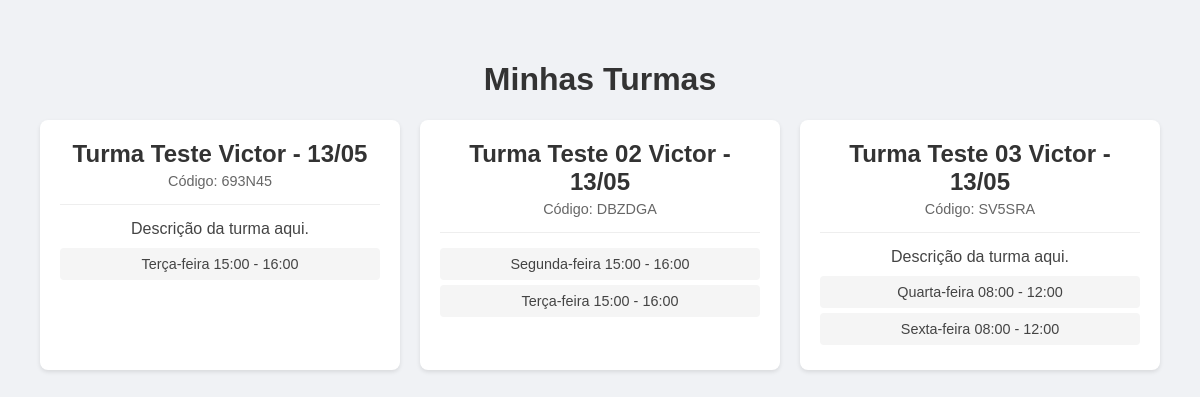
The page /turmas/listar/ (signed in) on the database its author committed.
### portal/models.py (models this page shows, shortened)
class Turma(models.Model):
    nome = models.CharField(max_length=100)
    professor = models.ForeignKey('Professor', on_delete=models.SET_NULL, null=True)
    codigo = models.CharField(max_length=20, unique=True, default='DEFAULT001')
    descricao = models.TextField(blank=True)
    data_criacao = models.DateTimeField(default=timezone.now)
    alunos = models.ManyToManyField('Aluno', related_name='turmas', blank=True)

class DiaSemana(models.Model):
    DIAS_SEMANA = [
        (0, 'Domingo'),
        (1, 'Segunda-feira'),
        (2, 'Terça-feira'),
        (3, 'Quarta-feira'),
        (4, 'Quinta-feira'),
        (5, 'Sexta-feira'),
        (6, 'Sábado'),
    ]
    dia = models.IntegerField(choices=DIAS_SEMANA)
    horario_turma = models.ForeignKey('HorarioTurma', on_delete=models.CASCADE, related_name='dias')
    class Meta:
        unique_together = ['dia', 'horario_turma']

class HorarioTurma(models.Model):
    turma = models.ForeignKey(Turma, on_delete=models.CASCADE, related_name='horarios')
    hora_inicio = models.TimeField()
    hora_fim = models.TimeField()
    class Meta:
        ordering = ['hora_inicio']

### portal/views.py (the view)
# urls.py: path('turmas/listar/', views.listar_turmas, name='listar_turmas'),
@login_required
def listar_turmas(request):
    professor = get_object_or_404(Professor, user=request.user)
    turmas = Turma.objects.filter(professor=professor)
    return render(request, 'listar_turmas.html', {'turmas': turmas})

### portal/templates/listar_turmas.html (shortened to what this page needs)
{% extends "base.html" %}
{% block content %}
<div class="container">
    <h1>Minhas Turmas</h1>
    <div class="turmas-grid">
        {% for turma in turmas %}
        <div class="turma-card" onclick="window.location.href='{% url 'dias_aula' turma.id %}'">
            <div class="turma-header">
                <h2>{{ turma.nome }}</h2>
                <span class="turma-codigo">Código: {{ turma.codigo }}</span>
            </div>
            <div class="turma-info">
                <p>{{ turma.descricao }}</p>
                <div class="horarios">
                    {% for horario in turma.horarios.all %}
                    <div class="horario-item">
                        {% for dia in horario.dias.all %}
                        <span>{{ dia.get_dia_display }}</span>
                        {% endfor %}
                        {{ horario.hora_inicio|time:"H:i" }} - {{ horario.hora_fim|time:"H:i" }}
                    </div>
                    {% endfor %}
                </div>
            </div>
        </div>
        {% endfor %}
    </div>
</div>
{% endblock %}

### portal/static/portal/css/style.css (style rules this page uses)
body { font-family: Arial, sans-serif; background-color: #f4f4f4; text-align: center; margin: 0; padding: 0; }

### portal/templates/listar_turmas.html (style rules this page uses)
body { font-family: Arial, sans-serif; background-color: #f0f2f5; margin: 0; padding: 0; }
.container { max-width: 1200px; margin: 0 auto; padding: 20px; }
h1 { color: #333; text-align: center; }
.turmas-grid { display: grid; grid-template-columns: repeat(auto-fill, minmax(300px, 1fr)); gap: 20px; margin-top: 20px; }
.turma-card { background: white; border-radius: 8px; padding: 20px; box-shadow: 0 2px 4px rgba(0,0,0,0.1); cursor: pointer; transition: transform 0.2s; }
.turma-header { border-bottom: 1px solid #eee; padding-bottom: 15px; margin-bottom: 15px; }
.turma-header h2 { margin: 0; color: #333; }
.turma-codigo { color: #666; font-size: 0.9em; display: block; margin-top: 5px; }
.turma-info p { margin: 0 0 10px 0; color: #444; }
.horarios { margin-top: 10px; }
.horario-item { background: #f5f5f5; padding: 8px 12px; border-radius: 4px; margin: 5px 0; font-size: 0.9em; color: #444; }

### rows shown on the page
Turma: nome "Turma Teste Victor - 13/05", codigo "693N45", descricao "Descrição da turma aqui."
HorarioTurma: hora_inicio "15:00", hora_fim "16:00"
DiaSemana: dia "Terça-feira"
Turma: nome "Turma Teste 02 Victor - 13/05", codigo "DBZDGA"
HorarioTurma: hora_inicio "15:00", hora_fim "16:00"
DiaSemana: dia "Segunda-feira"
HorarioTurma: hora_inicio "15:00", hora_fim "16:00"
DiaSemana: dia "Terça-feira"
Turma: nome "Turma Teste 03 Victor - 13/05", codigo "SV5SRA", descricao "Descrição da turma aqui."
HorarioTurma: hora_inicio "08:00", hora_fim "12:00"
DiaSemana: dia "Quarta-feira"
HorarioTurma: hora_inicio "08:00", hora_fim "12:00"
DiaSemana: dia "Sexta-feira"
